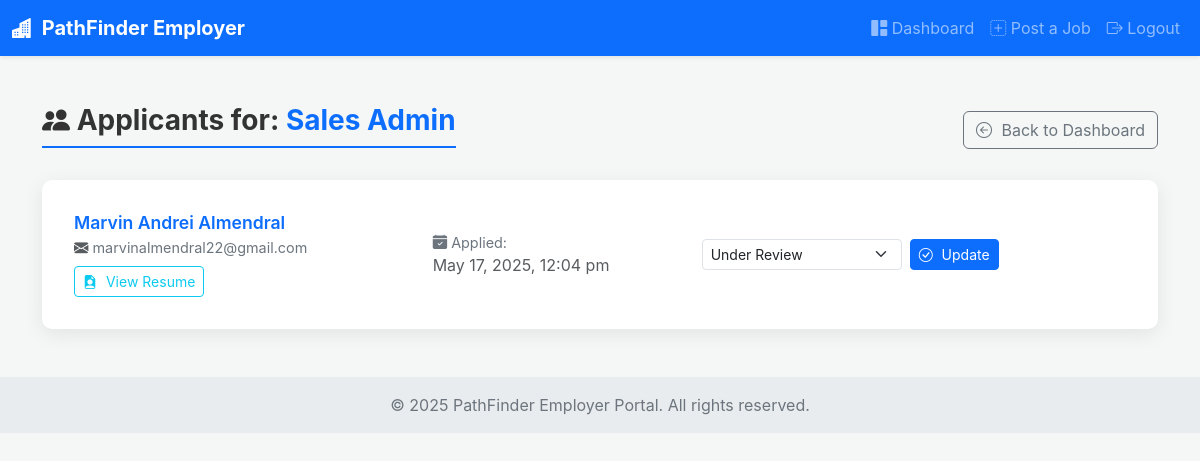
The app's page /pathfinderfinal-main/employer/view_applicants.php?job_id=7 (signed in) with its own data.
### tables this page shows
CREATE TABLE `jobs` (
  `id` int(11) NOT NULL,
  `employer_id` int(11) NOT NULL,
  `title` varchar(255) NOT NULL,
  `description` text NOT NULL,
  `location` varchar(255) DEFAULT NULL,
  `salary` varchar(100) DEFAULT NULL,
  `created_at` datetime DEFAULT current_timestamp()
);

CREATE TABLE `applications` (
  `id` int(11) NOT NULL,
  `user_id` int(11) NOT NULL,
  `job_id` int(11) NOT NULL,
  `applied_date` datetime DEFAULT current_timestamp(),
  `status` varchar(50) DEFAULT 'Pending'
);

CREATE TABLE `users` (
  `id` int(11) NOT NULL,
  `fullname` varchar(100) NOT NULL,
  `email` varchar(100) NOT NULL,
  `resume` varchar(255) DEFAULT NULL,
  `password` varchar(255) NOT NULL,
  `role` enum('admin','employer','client') NOT NULL,
  `created_at` timestamp NOT NULL DEFAULT current_timestamp()
);

### pathfinderfinal-main/employer/view_applicants.php (the view, shortened to what this page needs)
<?php
require '../connection.php';
$employer_id = $_SESSION['user'];
$job_id = null;
$job_title = "Applicants";
$applicants = [];
if (isset($_GET['job_id']) && is_numeric($_GET['job_id'])) {
    $job_id = (int)$_GET['job_id'];
} else {
    $_SESSION['error_message'] = "Invalid job ID specified.";
    header("Location: dashboardhire.php");
    exit();
}
$job_stmt = $conn->prepare("SELECT title FROM jobs WHERE id = ? AND employer_id = ?");
if ($job_stmt) {
    $job_stmt->bind_param("ii", $job_id, $employer_id);
    $job_stmt->execute();
    $job_result = $job_stmt->get_result();
    if ($job_result->num_rows === 1) {
        $job_data = $job_result->fetch_assoc();
        $job_title = htmlspecialchars($job_data['title']);
    } else {
        $_SESSION['error_message'] = "Job not found or you do not have permission to view its applicants.";
        header("Location: dashboardhire.php");
        exit();
    }
} else {
    error_log("Prepare failed in view_applicants.php (fetch job title): " . $conn->error);
    $_SESSION['error_message'] = "An error occurred while verifying the job.";
    header("Location: dashboardhire.php");
    exit();
}
$applicant_sql = "SELECT u.fullname, u.email, u.resume, app.id as application_id, app.applied_date, app.status
                  FROM applications app
                  JOIN users u ON app.user_id = u.id
                  WHERE app.job_id = ?
                  ORDER BY app.applied_date DESC";
$stmt_applicants = $conn->prepare($applicant_sql);
if ($stmt_applicants) {
    $stmt_applicants->bind_param("i", $job_id);
    $stmt_applicants->execute();
    $result_applicants = $stmt_applicants->get_result();
    while ($row = $result_applicants->fetch_assoc()) {
        $applicants[] = $row;
    }
} else {
    error_log("Prepare failed in view_applicants.php (fetch applicants): " . $conn->error);
    $_SESSION['error_message'] = "An error occurred while fetching applicants.";
}
$status_options = ['Pending', 'Under Review', 'Interviewing', 'Shortlisted', 'Hired', 'Rejected', 'Not Selected'];
?>
<!DOCTYPE html>
<html lang="en">
<head>
    <link href="https://cdn.jsdelivr.net/npm/bootstrap@5.3.3/dist/css/bootstrap.min.css" rel="stylesheet" />
    <link rel="stylesheet" href="https://cdn.jsdelivr.net/npm/bootstrap-icons@1.11.3/font/bootstrap-icons.min.css">
</head>
<body>
    <nav class="navbar navbar-expand-lg navbar-dark bg-primary shadow-sm">
        <div class="container-fluid">
            <a class="navbar-brand" href="dashboardhire.php"><i class="bi bi-buildings-fill"></i> PathFinder Employer</a>
            <div class="collapse navbar-collapse justify-content-end" id="navbarNav">
                <ul class="navbar-nav align-items-center">
                    <li class="nav-item"><a class="nav-link" href="dashboardhire.php"><i class="bi bi-grid-1x2-fill"></i> Dashboard</a></li>
                    <li class="nav-item"><a class="nav-link" href="postjob.php"><i class="bi bi-plus-square-dotted"></i> Post a Job</a></li>
                    <li class="nav-item"><a class="nav-link" href="../logout.php"><i class="bi bi-box-arrow-right"></i> Logout</a></li>
                </ul>
            </div>
        </div>
    </nav>
    <div class="container mt-5 mb-5">
        <div class="d-flex justify-content-between align-items-center mb-4">
            <h3 class="page-header"><i class="bi bi-people-fill"></i> Applicants for: <span class="text-primary"><?= $job_title ?></span></h3>
            <a href="dashboardhire.php" class="btn btn-outline-secondary"><i class="bi bi-arrow-left-circle"></i> Back to Dashboard</a>
        </div>
        <div class="applicant-list-container">
            <?php if (count($applicants) > 0): ?>
                <?php foreach ($applicants as $applicant): ?>
                    <div class="applicant-item">
                        <div class="row align-items-center">
                            <div class="col-md-4">
                                <h5 class="applicant-name mb-1"><?= htmlspecialchars($applicant['fullname']) ?></h5>
                                <p class="applicant-meta mb-1">
                                    <i class="bi bi-envelope-fill text-muted"></i> <?= htmlspecialchars($applicant['email']) ?>
                                </p>
                                <?php if (!empty($applicant['resume'])): ?>
                                    <a href="../uploads/resumes/<?= htmlspecialchars($applicant['resume']) ?>" target="_blank" class="btn btn-sm btn-outline-info btn-view-resume mt-1">
                                        <i class="bi bi-file-earmark-person-fill"></i> View Resume
                                    </a>
                                <?php else: ?>
                                    <span class="applicant-meta mt-1 d-block"><i class="bi bi-exclamation-circle text-warning"></i> No resume uploaded</span>
                                <?php endif; ?>
                            </div>
                            <div class="col-md-3 text-md-start text-muted mt-2 mt-md-0">
                                <p class="applicant-meta mb-0"><i class="bi bi-calendar-check-fill"></i> Applied:</p>
                                <p class="mb-0">
                                    <?= isset($applicant['applied_date']) ? date("M j, Y, g:i a", strtotime($applicant['applied_date'])) : 'N/A' ?>
                                </p>
                            </div>
                            <div class="col-md-5 mt-3 mt-md-0">
                                <form method="POST" action="view_applicants.php?job_id=<?= $job_id ?>" class="status-form d-flex align-items-center gap-2">
                                    <select name="new_status" id="new_status_<?= $applicant['application_id'] ?>" class="form-select form-select-sm">
                                        <?php foreach ($status_options as $status_opt): ?>
                                            <option value="<?= htmlspecialchars($status_opt) ?>" <?= ($applicant['status'] === $status_opt) ? 'selected' : '' ?>>
                                                <?= htmlspecialchars($status_opt) ?>
                                            </option>
                                        <?php endforeach; ?>
                                    </select>
                                    <button type="submit" name="update_status" class="btn btn-primary btn-sm">
                                        <i class="bi bi-check-circle"></i> Update
                                    </button>
                                </form>
                            </div>
                        </div>
                    </div>
                <?php endforeach; ?>
            <?php endif; ?>
        </div>
    </div>
    <footer class="footer mt-auto py-3">
        <div class="container">
            <p class="mb-0 text-center">&copy; <?= date('Y') ?> PathFinder Employer Portal. All rights reserved.</p>
        </div>
    </footer>
</body>
</html>

### pathfinderfinal-main/employer/view_applicants.php (style rules this page uses)
body { background-color: #f4f7f6; font-family: 'Inter', sans-serif; }
.navbar-brand { font-weight: bold; }
.navbar-brand i { margin-right: 5px; }
.page-header { color: #333; font-weight: 700; border-bottom: 2px solid #0d6efd; padding-bottom: 0.5rem; display: inline-block; }
.applicant-list-container { background-color: #fff; padding: 1.5rem 2rem; border-radius: 10px; box-shadow: 0 5px 20px rgba(0,0,0,0.08); margin-top: 1rem; }
.applicant-item { border-bottom: 1px solid #e9ecef; padding: 1.5rem 0; }
.applicant-item:last-child { border-bottom: none; padding-bottom: 0.5rem; }
.applicant-item:first-child { padding-top: 0.5rem; }
.applicant-name { font-weight: 600; color: #0d6efd; font-size: 1.1rem; }
.applicant-meta { font-size: 0.9rem; color: #6c757d; }
.status-form .form-select { max-width: 200px; font-size: 0.875rem; }
.status-form .btn { font-size: 0.875rem; }
.btn-view-resume { font-size: 0.875rem; }
.btn i { margin-right: 5px; }
.footer { padding: 2rem 0; background-color: #e9ecef; color: #6c757d; text-align: center; }

### records on screen
jobs: title "Sales Admin"
applications: user.fullname "Marvin Andrei Almendral", user.email "marvinalmendral22@gmail.com", applied_date "May 17, 2025, 12:04 pm", new_status "Under Review"
